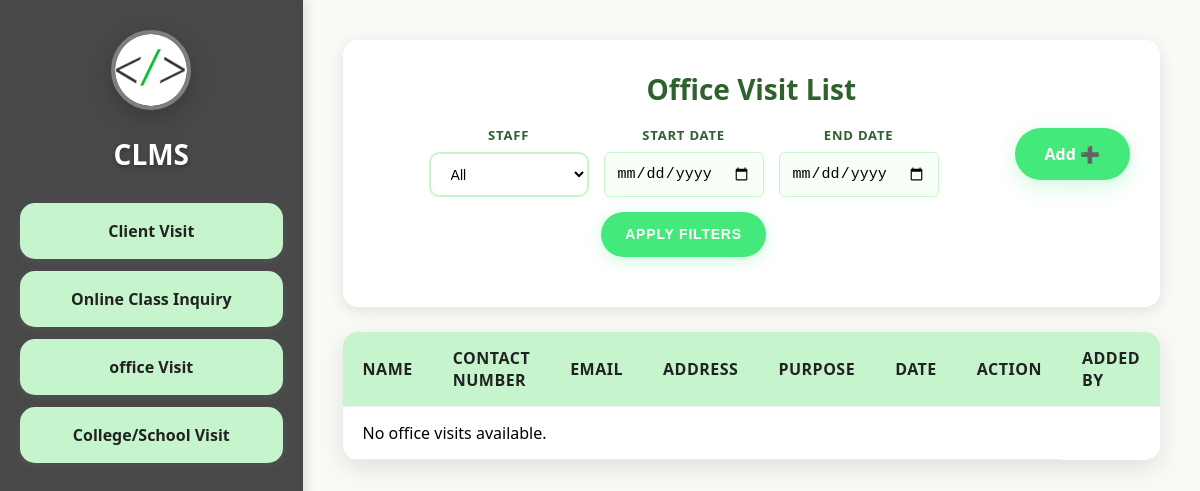
/add-dashboard/office-visit/list/ (signed in), run on an earlier commit of the app's database.
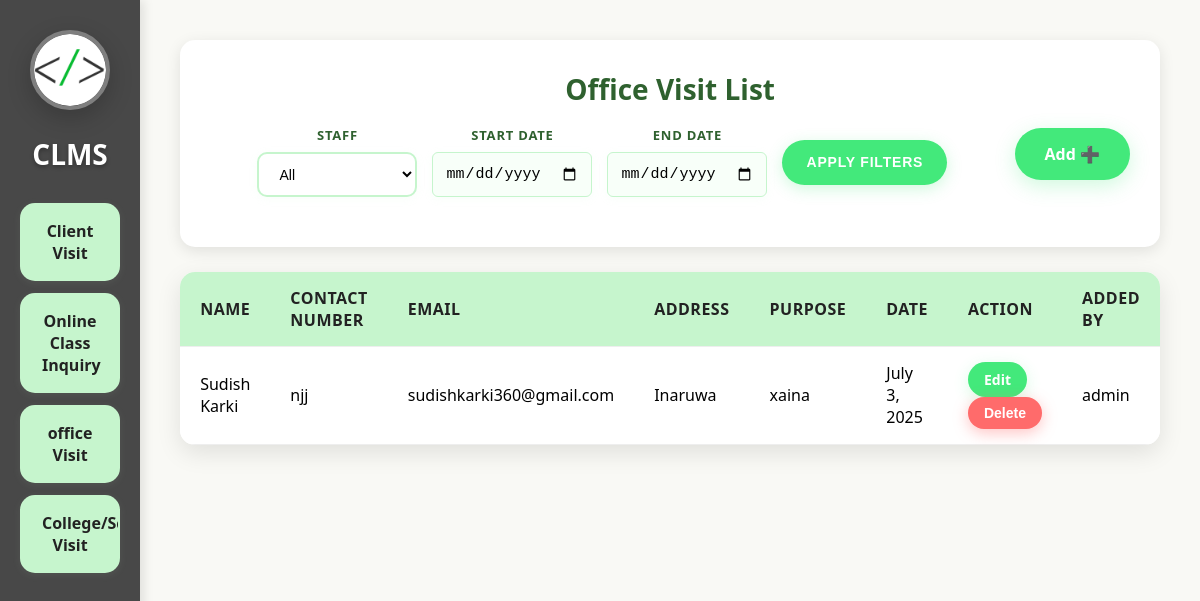
And on a later commit of the database.
### staff/models.py (models this page shows, shortened)
class OfficeVisit(models.Model):
    user = models.ForeignKey(User, on_delete=models.CASCADE)
    name = models.CharField(max_length=100)
    contact = models.CharField(max_length=20)
    email = models.EmailField()
    address = models.CharField(max_length=255)
    purpose = models.CharField(max_length=255)
    date = models.DateField()

### staff/views.py (the view)
# urls.py: path('office-visit/list/', views.office_visit_list, name='office_visit_list'),
@login_required
def office_visit_list(request):
    if request.user.is_superuser:
        office_visits = OfficeVisit.objects.all().order_by('-date')
        staff_filter = request.GET.get('staff')
        if staff_filter and staff_filter != 'all':
            office_visits = office_visits.filter(user_id=staff_filter)
        start_date = request.GET.get('start_date')
        end_date = request.GET.get('end_date')
        if start_date:
            try:
                start_date = datetime.strptime(start_date, '%Y-%m-%d').date()
                office_visits = office_visits.filter(date__gte=start_date)
            except ValueError:
                pass
        if end_date:
            try:
                end_date = datetime.strptime(end_date, '%Y-%m-%d').date()
                office_visits = office_visits.filter(date__lte=end_date)
            except ValueError:
                pass
        staff_users = User.objects.filter(is_staff=True).order_by('username')
    else:
        office_visits = OfficeVisit.objects.filter(user=request.user).order_by('-date')
        staff_users = None
    return render(request, 'pages/staff/Office_Visit.html', {
        'office_visits': office_visits,
        'staff_users': staff_users,
        'current_filters': {
            'staff': request.GET.get('staff', ''),
            'start_date': request.GET.get('start_date', ''),
            'end_date': request.GET.get('end_date', ''),
        }
    })

### templates/pages/staff/Office_Visit.html (shortened to what this page needs)
{% load static %}
<!DOCTYPE html>
<html lang="en">
<head>
  <link rel="stylesheet" href="{% static 'css/Visit.css' %}">
</head>
<body>
  <div class="container">
    <div class="sidebar">
      <div class="logo">
        <a href="{% url 'add_dashboard' %}">
         <img src="{% static 'assets/favicon.png' %}" alt="Logo">
        </a>
      </div>
      <h2>CLMS</h2>
      <ul>
        <li><a href="{% url 'client_visit_list' %}">Client Visit</a></li>
        <li><a href="{% url 'online_class_list' %}">Online Class Inquiry</a></li>
        <li><a href="{% url 'office_visit_list' %}">office Visit</a></li>
        <li><a href="{% url 'college_visit_list' %}">College/School Visit</a></li>
      </ul>
    </div>
    <div class="main-content">
      <div class="header">
        <h2>Office Visit List</h2>
        <div class="header-controls">
          <a href="{% url 'add_dashboard' %}" class="add-btn">Add ➕</a>
          {% if user.is_superuser and staff_users %}
          <div class="filter-container">
            <form method="GET" class="filter-form" style="display: flex; align-items: center; gap: 15px; flex-wrap: wrap;">
              <div class="filter-item">
                <label for="staff">Staff</label>
                <select name="staff" id="staff">
                  <option value="all" {% if current_filters.staff == 'all' or not current_filters.staff %}selected{% endif %}>All</option>
                </select>
              </div>
              <div class="filter-item">
                <label for="start_date">Start Date</label>
                <input type="date" name="start_date" id="start_date" value="{{ current_filters.start_date }}" placeholder="yyyy-mm-dd">
              </div>
              <div class="filter-item">
                <label for="end_date">End Date</label>
                <input type="date" name="end_date" id="end_date" value="{{ current_filters.end_date }}" placeholder="yyyy-mm-dd">
              </div>
              <button type="submit" class="apply-btn">Apply Filters</button>
            </form>
          </div>
          {% endif %}
        </div>
      </div>
      <table>
        <thead>
          <tr>
            <th>Name</th>
            <th>Contact Number</th>
            <th>Email</th>
            <th>Address</th>
            <th>Purpose</th>
            <th>Date</th>
            <th>Action</th>
            <th>Added By</th>
          </tr>
        </thead>
        <tbody>
          {% for visit in office_visits %}
          <tr class="{% cycle 'white-row' 'green-row' %}">
            <td>{{ visit.name }}</td>
            <td>{{ visit.contact }}</td>
            <td>{{ visit.email }}</td>
            <td>{{ visit.address }}</td>
            <td>{{ visit.purpose }}</td>
            <td>{{ visit.date }}</td>
            <td>
              <a href="{% url 'edit_office' visit.id %}" class="edit-btn">Edit</a>
              <form method="POST" action="{% url 'delete_office' visit.id %}"   style="display: inline; margin: 0;">
                <button class="delete-btn">Delete</button>
              </form>
            </td>
            <td>{{ visit.user.username }}</td>
          </tr>
          {% empty %}
          <tr>
            <td colspan="7">No office visits available.</td>
          </tr>
          {% endfor %}
        </tbody>
      </table>
    </div>
  </div>
</body>
</html>

What changed in the data, as far as the page shows it:
added OfficeVisit: name "Sudish Karki", contact "njj", email "sudishkarki360@gmail.com", address "Inaruwa", purpose "xaina", date "July 3, 2025", user.username "admin"
Also different on the page:
text no longer shown: "No office visits available."
